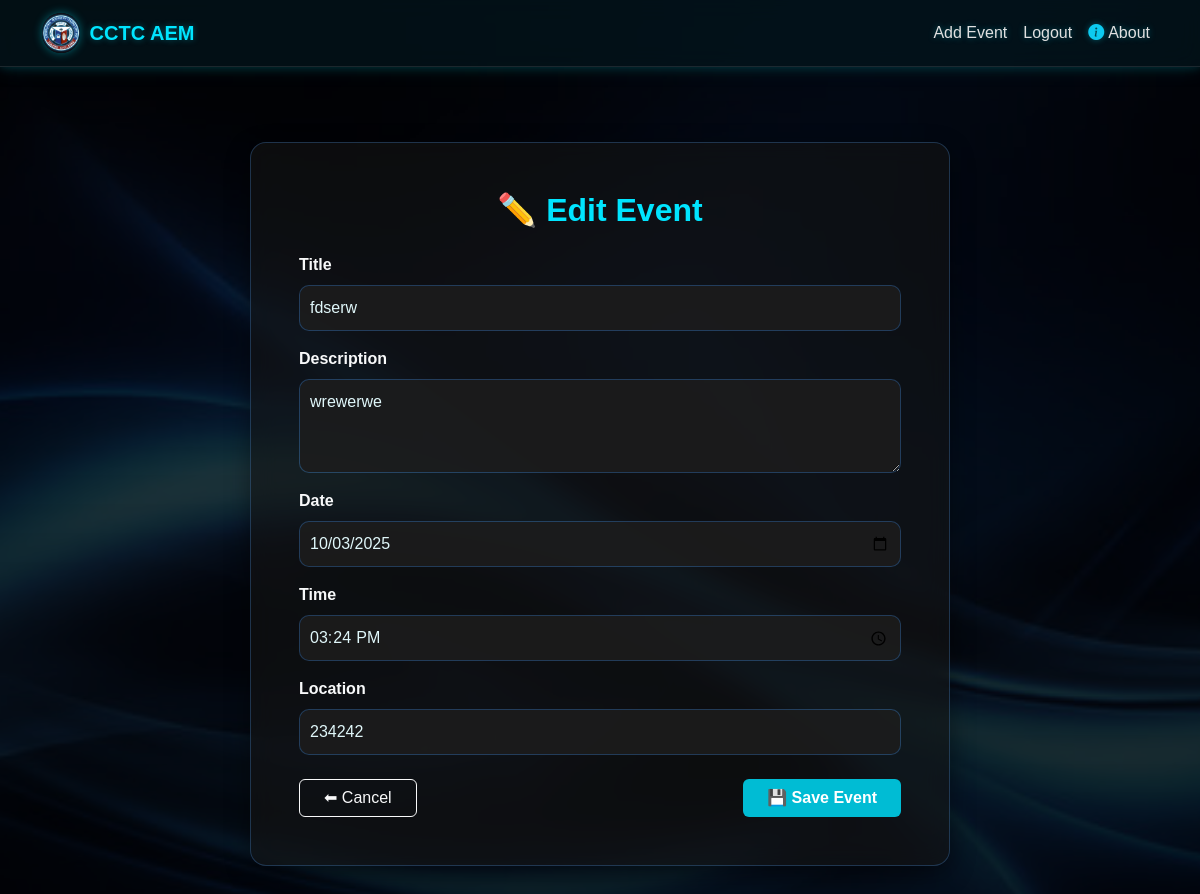
Before: /events/update/11/ (signed in) with the older database file.
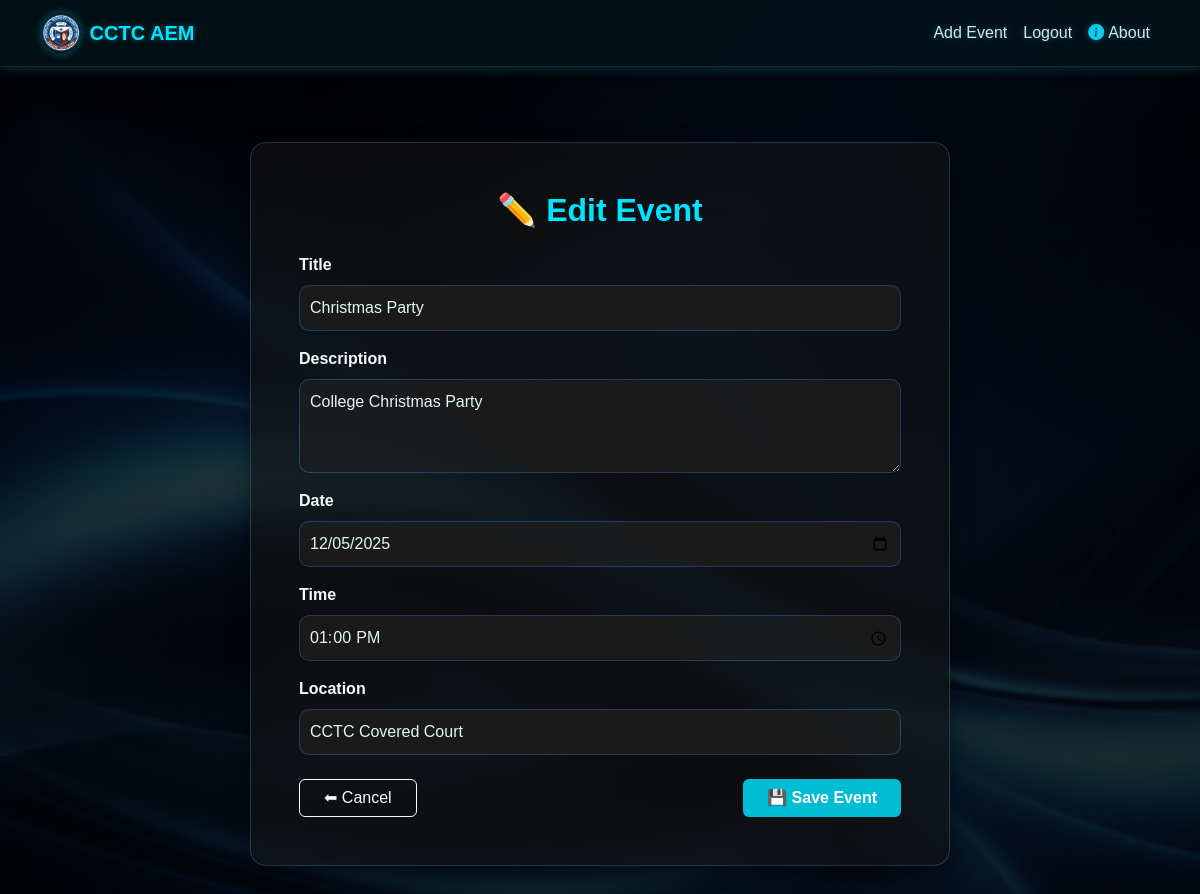
After: the same page with the newer database file.
### events/models.py (models this page shows, shortened)
class Event(models.Model):
    title = models.CharField(max_length=200)
    description = models.TextField()
    date = models.DateField()
    time = models.TimeField()
    location = models.CharField(max_length=200)

### events/views.py (the view)
# urls.py: path('update/<int:pk>/', views.update_event, name='update_event'),
@login_required
def update_event(request, pk):
    event = get_object_or_404(Event, pk=pk)
    if request.method == 'POST':
        form = EventForm(request.POST, instance=event)
        if form.is_valid():
            form.save()
            messages.success(request, "Event updated successfully!")
            return redirect('event_list')
    else:
        form = EventForm(instance=event)
    return render(request, 'events/event_form.html', {'form': form})

### events/forms.py
class EventForm(forms.ModelForm):
    class Meta:
        model = Event
        fields = ['title', 'description', 'date', 'time', 'location']
        widgets = {
            'date': forms.DateInput(attrs={'type': 'date', 'class': 'form-control'}),
            'time': forms.TimeInput(attrs={'type': 'time', 'class': 'form-control'}),
            'title': forms.TextInput(attrs={'class': 'form-control'}),
            'description': forms.Textarea(attrs={'class': 'form-control', 'rows': 3}),
            'location': forms.TextInput(attrs={'class': 'form-control'}),
        }

### events/templates/events/event_form.html (shortened to what this page needs)
{% extends 'layout.html' %}
{% block content %}
<div class="container py-5">
  <div class="glass-form card p-5 mx-auto" style="max-width: 700px;">
    <h2 class="mb-4 text-center text-cyan fw-bold">
      {{ form.instance.pk|yesno:"✏️ Edit Event, Add New Event" }}
    </h2>
    <form method="post" novalidate>
      {% for field in form %}
      <div class="mb-3">
        <label class="form-label text-light fw-semibold" for="{{ field.id_for_label }}">{{ field.label }}</label>
        {{ field }}
      </div>
      {% endfor %}
      <div class="d-flex justify-content-between mt-4">
        <a href="{% url 'event_list' %}" class="btn btn-outline-light px-4">⬅ Cancel</a>
        <button type="submit" class="btn btn-cyan px-4 fw-semibold">💾 Save Event</button>
      </div>
    </form>
  </div>
</div>
{% endblock %}

### events/templates/layout.html (shortened to what this page needs)
{% load static %}
<!DOCTYPE html>
<html lang="en">
<head>
  <link href="https://cdn.jsdelivr.net/npm/bootstrap@5.3.2/dist/css/bootstrap.min.css" rel="stylesheet"/>
  <link href="https://cdn.jsdelivr.net/npm/bootstrap-icons@1.11.3/font/bootstrap-icons.css" rel="stylesheet">
</head>
<body>
  <nav class="navbar navbar-expand-lg navbar-dark">
    <div class="container">
      <a class="navbar-brand d-flex align-items-center fw-bold" href="{% url 'event_list' %}">
        <img src="{% static 'images/logo.png' %}" alt="CCTC Logo" />
        <span class="text-cyan">CCTC AEM</span>
      </a>
      <div class="collapse navbar-collapse" id="navbarNav">
        <ul class="navbar-nav ms-auto">
          {% if user.is_authenticated %}
          <li class="nav-item"><a class="nav-link" href="{% url 'create_event' %}">Add Event</a></li>
          <li class="nav-item"><a class="nav-link" href="{% url 'logout' %}">Logout</a></li>
          <li class="nav-item">
    <a class="nav-link d-flex align-items-center gap-1" href="{% url 'about' %}">
    <i class="bi bi-info-circle-fill text-info"></i> About </a></li>
          {% else %}
          <li class="nav-item"><a class="nav-link" href="{% url 'login' %}">Login</a></li>
           <li class="nav-item">
    <a class="nav-link d-flex align-items-center gap-1" href="{% url 'about' %}">
    <i class="bi bi-info-circle-fill text-info"></i> About </a></li>
          {% endif %}
        </ul>
      </div>
    </div>
  </nav>
  <main class="container my-4">
    {% block content %}{% endblock %}
  </main>
</body>
</html>

### events/templates/events/event_form.html (style rules this page uses)
.glass-form { background: rgba(20, 20, 20, 0.6); backdrop-filter: blur(12px); border: 1px solid rgba(88, 166, 255, 0.25); border-radius: 16px; box-shadow: 0 8px 24px rgba(0, 0, 0, 0.4); }
label { color: #aeefff; }
input, textarea, select { background-color: rgba(30, 30, 30, 0.85) !important; border: 1px solid rgba(88, 166, 255, 0.3) !important; color: #e0f7fa !important; border-radius: 10px !important; padding: 10px !important; }
.btn-cyan { background-color: #00bcd4; color: #fff; border: none; }

Changed rows visible on the page:
changed Event "✏️ Edit Event": title "fdserw" → "Christmas Party"; description "wrewerwe" → "College Christmas Party"; date "10/03/2025" → "12/05/2025"; time "15:24:00" → "13:00:00"; location "234242" → "CCTC Covered Court"
